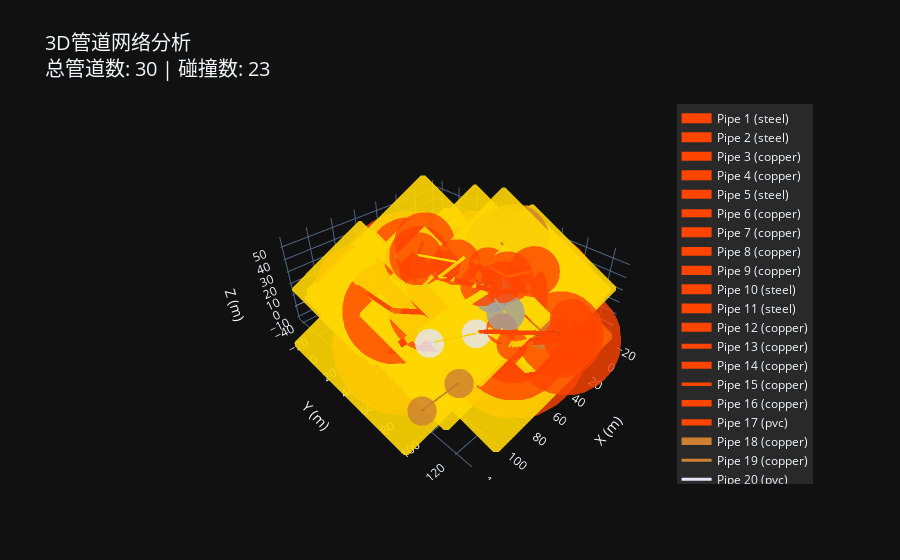

The notebook cell this image was saved under:
### Code cell
import plotly.graph_objects as go
import numpy as np
from plotly.subplots import make_subplots

def visualize_network_3d_interactive(pipes, collision_info=None):
    """使用Plotly创建交互式3D可视化"""
    
    # 创建3D图形
    fig = go.Figure()
    
    # 材料颜色映射
    material_colors = {
        'steel': '#A0A0A0',  # 金属灰
        'copper': '#CD7F32',  # 铜色
        'pvc': '#E6E6FA'     # 浅紫色
    }
    
    # 创建碰撞字典
    collision_dict = {}
    if collision_info:
        for info in collision_info:
            collision_dict[info['pair']] = info
            collision_dict[(info['pair'][1], info['pair'][0])] = info
    
    # 绘制管道
    for i, pipe in enumerate(pipes):
        # 获取基础颜色和属性
        base_color = material_colors.get(pipe['material'], '#FFFFFF')
        
        # 检查是否发生碰撞
        is_collision = False
        for j in range(len(pipes)):
            if (i, j) in collision_dict:
                is_collision = True
                break
        
        # 设置管道颜色
        pipe_color = '#FF4500' if is_collision else base_color
        
        # 创建管道主体
        fig.add_trace(go.Scatter3d(
            x=[pipe['start'][0], pipe['end'][0]],
            y=[pipe['start'][1], pipe['end'][1]],
            z=[pipe['start'][2], pipe['end'][2]],
            mode='lines',
            line=dict(
                color=pipe_color,
                width=pipe['radius']*3
            ),
            name=f'Pipe {i+1} ({pipe["material"]})',
            hovertemplate=(
                f"管道 #{i+1}<br>" +
                f"材料: {pipe['material']}<br>" +
                f"压力: {pipe['pressure']:.2f} MPa<br>" +
                f"流量: {pipe['flow_rate']:.2f} m³/h<br>" +
                f"半径: {pipe['radius']:.2f} m"
            )
        ))
        
        # 添加端点球体
        fig.add_trace(go.Scatter3d(
            x=[pipe['start'][0], pipe['end'][0]],
            y=[pipe['start'][1], pipe['end'][1]],
            z=[pipe['start'][2], pipe['end'][2]],
            mode='markers',
            marker=dict(
                size=pipe['radius']*10,
                color=pipe_color,
                opacity=0.8
            ),
            showlegend=False
        ))
        
        # 添加弯头
        if pipe.get('bends'):
            bend_positions = np.array([bend['position'] for bend in pipe['bends']])
            if len(bend_positions) > 0:
                fig.add_trace(go.Scatter3d(
                    x=bend_positions[:, 0],
                    y=bend_positions[:, 1],
                    z=bend_positions[:, 2],
                    mode='markers',
                    marker=dict(
                        symbol='diamond',
                        size=pipe['radius']*12,
                        color='#FFD700',
                        opacity=0.9
                    ),
                    name=f'Pipe {i+1} Bends',
                    showlegend=False
                ))
    
    # 设置布局
    fig.update_layout(
        title=dict(
            text=f'3D管道网络分析<br>总管道数: {len(pipes)} | 碰撞数: {len(collision_info) if collision_info else 0}',
            font=dict(size=20)
        ),
        scene=dict(
            xaxis_title='X (m)',
            yaxis_title='Y (m)',
            zaxis_title='Z (m)',
            aspectmode='data',
            camera=dict(
                up=dict(x=0, y=0, z=1),
                center=dict(x=0, y=0, z=0),
                eye=dict(x=1.5, y=1.5, z=1.5)
            ),
            annotations=[
                dict(
                    showarrow=False,
                    x=0,
                    y=0,
                    z=0,
                    text="",
                    xanchor="left",
                    xshift=10,
                    opacity=0.7
                )
            ]
        ),
        showlegend=True,
        legend=dict(
            yanchor="top",
            y=0.99,
            xanchor="right",
            x=0.99,
            bgcolor="rgba(255, 255, 255, 0.1)"
        ),
        template="plotly_dark"
    )
    
    return fig

# 使用新的可视化函数
network = PipeNetwork(space_size=100)
pipes = network.create_complex_network(n_pipes=30)
collision_info = enhance_collision_detection(pipes)

# 创建交互式3D图形
fig = visualize_network_3d_interactive(pipes, collision_info)

# 显示结果
fig.show()

### Figure 1 — Plotly figure (JSON) as saved in the notebook; plotly's stock layout.template omitted (floating-point values rounded to 4 significant figures)
{"data": [{"hovertemplate": "管道 #1<br>材料: steel<br>压力: 0.89 MPa<br>流量: 127.72 m³/h<br>半径: 4.83 m", "line": {"color": "#FF4500", "width": 14.5}, "mode": "lines", "name": "Pipe 1 (steel)", "type": "scatter3d", "x": [0, 100], "y": [50, 50], "z": [10, 10]}, {"marker": {"color": "#FF4500", "opacity": 0.8, "size": 48.33}, "mode": "markers", "showlegend": false, "type": "scatter3d", "x": [0, 100], "y": [50, 50], "z": [10, 10]}, {"marker": {"color": "#FFD700", "opacity": 0.9, "size": 57.99, "symbol": "diamond"}, "mode": "markers", "name": "Pipe 1 Bends", "showlegend": false, "type": "scatter3d", "x": [60.47, 96.31], "y": [50, 50], "z": [10, 10]}, {"hovertemplate": "管道 #2<br>材料: steel<br>压力: 0.85 MPa<br>流量: 131.61 m³/h<br>半径: 5.05 m", "line": {"color": "#FF4500", "width": 15.16}, "mode": "lines", "name": "Pipe 2 (steel)", "type": "scatter3d", "x": [50, 50], "y": [0, 100], "z": [10, 10]}, {"marker": {"color": "#FF4500", "opacity": 0.8, "size": 50.52}, "mode": "markers", "showlegend": false, "type": "scatter3d", "x": [50, 50], "y": [0, 100], "z": [10, 10]}, {"marker": {"color": "#FFD700", "opacity": 0.9, "size": 60.62, "symbol": "diamond"}, "mode": "markers", "name": "Pipe 2 Bends", "showlegend": false, "type": "scatter3d", "x": [50, 50], "y": [14.7, 85.4], "z": [10, 10]}, {"hovertemplate": "管道 #3<br>材料: copper<br>压力: 0.57 MPa<br>流量: 86.51 m³/h<br>半径: 2.99 m", "line": {"color": "#FF4500", "width": 8.966}, "mode": "lines", "name": "Pipe 3 (copper)", "type": "scatter3d", "x": [50, 21.55], "y": [0, -33.94], "z": [10, 2.95]}, {"marker": {"color": "#FF4500", "opacity": 0.8, "size": 29.89}, "mode": "markers", "showlegend": false, "type": "scatter3d", "x": [50, 21.55], "y": [0, -33.94], "z": [10, 2.95]}, {"hovertemplate": "管道 #4<br>材料: copper<br>压力: 0.76 MPa<br>流量: 57.61 m³/h<br>半径: 3.81 m", "line": {"color": "#FF4500", "width": 11.43}, "mode": "lines", "name": "Pipe 4 (copper)", "type": "scatter3d", "x": [50, 32.46], "y": [100, 126.0], "z": [10, 19.58]}, {"marker": {"color": "#FF4500", "opacity": 0.8, "size": 38.11}, "mode": "markers", "showlegend": false, "type": "scatter3d", "x": [50, 32.46], "y": [100, 126.0], "z": [10, 19.58]}, {"hovertemplate": "管道 #5<br>材料: steel<br>压力: 0.54 MPa<br>流量: 63.91 m³/h<br>半径: 2.95 m", "line": {"color": "#FF4500", "width": 8.858}, "mode": "lines", "name": "Pipe 5 (steel)", "type": "scatter3d", "x": [77.58, 83.93], "y": [15.34, -17.84], "z": [5.652, 13.61]}, {"marker": {"color": "#FF4500", "opacity": 0.8, "size": 29.53}, "mode": "markers", "showlegend": false, "type": "scatter3d", "x": [77.58, 83.93], "y": [15.34, -17.84], "z": [5.652, 13.61]}, {"marker": {"color": "#FFD700", "opacity": 0.9, "size": 35.43, "symbol": "diamond"}, "mode": "markers", "name": "Pipe 5 Bends", "showlegend": false, "type": "scatter3d", "x": [83.53, 81.28], "y": [-15.73, -3.997], "z": [13.11, 10.29]}, {"hovertemplate": "管道 #6<br>材料: copper<br>压力: 0.72 MPa<br>流量: 52.73 m³/h<br>半径: 2.63 m", "line": {"color": "#FF4500", "width": 7.897}, "mode": "lines", "name": "Pipe 6 (copper)", "type": "scatter3d", "x": [50, 41.24], "y": [100, 126.3], "z": [10, 29.68]}, {"marker": {"color": "#FF4500", "opacity": 0.8, "size": 26.32}, "mode": "markers", "showlegend": false, "type": "scatter3d", "x": [50, 41.24], "y": [100, 126.3], "z": [10, 29.68]}, {"hovertemplate": "管道 #7<br>材料: copper<br>压力: 0.54 MPa<br>流量: 98.62 m³/h<br>半径: 3.64 m", "line": {"color": "#FF4500", "width": 10.91}, "mode": "lines", "name": "Pipe 7 (copper)", "type": "scatter3d", "x": [77.58, 49.53], "y": [15.34, 38.87], "z": [5.652, 1.056]}, {"marker": {"color": "#FF4500", "opacity": 0.8, "size": 36.37}, "mode": "markers", "showlegend": false, "type": "scatter3d", "x": [77.58, 49.53], "y": [15.34, 38.87], "z": [5.652, 1.056]}, {"marker": {"color": "#FFD700", "opacity": 0.9, "size": 43.65, "symbol": "diamond"}, "mode": "markers", "name": "Pipe 7 Bends", "showlegend": false, "type": "scatter3d", "x": [50.49, 50.95], "y": [38.06, 37.68], "z": [1.214, 1.29]}, {"hovertemplate": "管道 #8<br>材料: copper<br>压力: 0.79 MPa<br>流量: 77.65 m³/h<br>半径: 2.89 m", "line": {"color": "#FF4500", "width": 8.658}, "mode": "lines", "name": "Pipe 8 (copper)", "type": "scatter3d", "x": [62.61, 43.09], "y": [36.71, -0.1513], "z": [10.19, 17.06]}, {"marker": {"color": "#FF4500", "opacity": 0.8, "size": 28.86}, "mode": "markers", "showlegend": false, "type": "scatter3d", "x": [62.61, 43.09], "y": [36.71, -0.1513], "z": [10.19, 17.06]}, {"marker": {"color": "#FFD700", "opacity": 0.9, "size": 34.63, "symbol": "diamond"}, "mode": "markers", "name": "Pipe 8 Bends", "showlegend": false, "type": "scatter3d", "x": [47.13], "y": [7.478], "z": [15.64]}, {"hovertemplate": "管道 #9<br>材料: copper<br>压力: 0.76 MPa<br>流量: 91.66 m³/h<br>半径: 3.11 m", "line": {"color": "#FF4500", "width": 9.344}, "mode": "lines", "name": "Pipe 9 (copper)", "type": "scatter3d", "x": [55.44, 62.24], "y": [91.31, 55.92], "z": [48.55, 45.62]}, {"marker": {"color": "#FF4500", "opacity": 0.8, "size": 31.15}, "mode": "markers", "showlegend": false, "type": "scatter3d", "x": [55.44, 62.24], "y": [91.31, 55.92], "z": [48.55, 45.62]}, {"hovertemplate": "管道 #10<br>材料: steel<br>压力: 0.63 MPa<br>流量: 54.09 m³/h<br>半径: 3.64 m", "line": {"color": "#FF4500", "width": 10.92}, "mode": "lines", "name": "Pipe 10 (steel)", "type": "scatter3d", "x": [55.44, 17.78], "y": [91.31, 95.45], "z": [48.55, 37.89]}, {"marker": {"color": "#FF4500", "opacity": 0.8, "size": 36.39}, "mode": "markers", "showlegend": false, "type": "scatter3d", "x": [55.44, 17.78], "y": [91.31, 95.45], "z": [48.55, 37.89]}, {"marker": {"color": "#FFD700", "opacity": 0.9, "size": 43.67, "symbol": "diamond"}, "mode": "markers", "name": "Pipe 10 Bends", "showlegend": false, "type": "scatter3d", "x": [27.5, 32.61], "y": [94.38, 93.82], "z": [40.64, 42.09]}, {"hovertemplate": "管道 #11<br>材料: steel<br>压力: 0.74 MPa<br>流量: 71.83 m³/h<br>半径: 3.27 m", "line": {"color": "#FF4500", "width": 9.81}, "mode": "lines", "name": "Pipe 11 (steel)", "type": "scatter3d", "x": [55.44, 44.87], "y": [91.31, 60.12], "z": [48.55, 55.37]}, {"marker": {"color": "#FF4500", "opacity": 0.8, "size": 32.7}, "mode": "markers", "showlegend": false, "type": "scatter3d", "x": [55.44, 44.87], "y": [91.31, 60.12], "z": [48.55, 55.37]}, {"marker": {"color": "#FFD700", "opacity": 0.9, "size": 39.24, "symbol": "diamond"}, "mode": "markers", "name": "Pipe 11 Bends", "showlegend": false, "type": "scatter3d", "x": [45.39], "y": [61.64], "z": [55.04]}, {"hovertemplate": "管道 #12<br>材料: copper<br>压力: 0.52 MPa<br>流量: 92.20 m³/h<br>半径: 3.01 m", "line": {"color": "#FF4500", "width": 9.019}, "mode": "lines", "name": "Pipe 12 (copper)", "type": "scatter3d", "x": [41.24, 73.02], "y": [126.3, 95.9], "z": [29.68, 32.14]}, {"marker": {"color": "#FF4500", "opacity": 0.8, "size": 30.06}, "mode": "markers", "showlegend": false, "type": "scatter3d", "x": [41.24, 73.02], "y": [126.3, 95.9], "z": [29.68, 32.14]}, {"hovertemplate": "管道 #13<br>材料: copper<br>压力: 0.36 MPa<br>流量: 37.70 m³/h<br>半径: 1.70 m", "line": {"color": "#FF4500", "width": 5.087}, "mode": "lines", "name": "Pipe 13 (copper)", "type": "scatter3d", "x": [21.55, 6.878], "y": [-33.94, -40.79], "z": [2.95, 2.504]}, {"marker": {"color": "#FF4500", "opacity": 0.8, "size": 16.96}, "mode": "markers", "showlegend": false, "type": "scatter3d", "x": [21.55, 6.878], "y": [-33.94, -40.79], "z": [2.95, 2.504]}, {"marker": {"color": "#FFD700", "opacity": 0.9, "size": 20.35, "symbol": "diamond"}, "mode": "markers", "name": "Pipe 13 Bends", "showlegend": false, "type": "scatter3d", "x": [10.44], "y": [-39.13], "z": [2.612]}, {"hovertemplate": "管道 #14<br>材料: copper<br>压力: 0.23 MPa<br>流量: 14.53 m³/h<br>半径: 2.34 m", "line": {"color": "#FF4500", "width": 7.014}, "mode": "lines", "name": "Pipe 14 (copper)", "type": "scatter3d", "x": [73.02, 62.22], "y": [95.9, 78.16], "z": [32.14, 14.27]}, {"marker": {"color": "#FF4500", "opacity": 0.8, "size": 23.38}, "mode": "markers", "showlegend": false, "type": "scatter3d", "x": [73.02, 62.22], "y": [95.9, 78.16], "z": [32.14, 14.27]}, {"marker": {"color": "#FFD700", "opacity": 0.9, "size": 28.06, "symbol": "diamond"}, "mode": "markers", "name": "Pipe 14 Bends", "showlegend": false, "type": "scatter3d", "x": [68.75, 62.68], "y": [88.88, 78.91], "z": [25.07, 15.03]}, {"hovertemplate": "管道 #15<br>材料: copper<br>压力: 0.46 MPa<br>流量: 45.81 m³/h<br>半径: 1.13 m", "line": {"color": "#FF4500", "width": 3.376}, "mode": "lines", "name": "Pipe 15 (copper)", "type": "scatter3d", "x": [62.24, 61.64], "y": [55.92, 46.09], "z": [45.62, 41.08]}, {"marker": {"color": "#FF4500", "opacity": 0.8, "size": 11.25}, "mode": "markers", "showlegend": false, "type": "scatter3d", "x": [62.24, 61.64], "y": [55.92, 46.09], "z": [45.62, 41.08]}, {"marker": {"color": "#FFD700", "opacity": 0.9, "size": 13.5, "symbol": "diamond"}, "mode": "markers", "name": "Pipe 15 Bends", "showlegend": false, "type": "scatter3d", "x": [62.14, 62.18], "y": [54.26, 54.95], "z": [44.86, 45.18]}, {"hovertemplate": "管道 #16<br>材料: copper<br>压力: 0.31 MPa<br>流量: 18.47 m³/h<br>半径: 2.21 m", "line": {"color": "#FF4500", "width": 6.617}, "mode": "lines", "name": "Pipe 16 (copper)", "type": "scatter3d", "x": [61.64, 39.72], "y": [46.09, 48.5], "z": [41.08, 47.99]}, {"marker": {"color": "#FF4500", "opacity": 0.8, "size": 22.06}, "mode": "markers", "showlegend": false, "type": "scatter3d", "x": [61.64, 39.72], "y": [46.09, 48.5], "z": [41.08, 47.99]}, {"marker": {"color": "#FFD700", "opacity": 0.9, "size": 26.47, "symbol": "diamond"}, "mode": "markers", "name": "Pipe 16 Bends", "showlegend": false, "type": "scatter3d", "x": [60.95, 46.24], "y": [46.17, 47.78], "z": [41.3, 45.94]}, {"hovertemplate": "管道 #17<br>材料: pvc<br>压力: 0.34 MPa<br>流量: 42.75 m³/h<br>半径: 2.07 m", "line": {"color": "#FF4500", "width": 6.211}, "mode": "lines", "name": "Pipe 17 (pvc)", "type": "scatter3d", "x": [55.89, 41.58], "y": [19.97, 9.69], "z": [44.37, 45.3]}, {"marker": {"color": "#FF4500", "opacity": 0.8, "size": 20.7}, "mode": "markers", "showlegend": false, "type": "scatter3d", "x": [55.89, 41.58], "y": [19.97, 9.69], "z": [44.37, 45.3]}, {"hovertemplate": "管道 #18<br>材料: copper<br>压力: 0.30 MPa<br>流量: 25.94 m³/h<br>半径: 2.48 m", "line": {"color": "#CD7F32", "width": 7.448}, "mode": "lines", "name": "Pipe 18 (copper)", "type": "scatter3d", "x": [2.745, -21.2], "y": [48.63, 41.01], "z": [42.69, 35.14]}, {"marker": {"color": "#CD7F32", "opacity": 0.8, "size": 24.83}, "mode": "markers", "showlegend": false, "type": "scatter3d", "x": [2.745, -21.2], "y": [48.63, 41.01], "z": [42.69, 35.14]}, {"marker": {"color": "#FFD700", "opacity": 0.9, "size": 29.79, "symbol": "diamond"}, "mode": "markers", "name": "Pipe 18 Bends", "showlegend": false, "type": "scatter3d", "x": [-2.008], "y": [47.12], "z": [41.19]}, {"hovertemplate": "管道 #19<br>材料: copper<br>压力: 0.37 MPa<br>流量: 18.34 m³/h<br>半径: 1.02 m", "line": {"color": "#CD7F32", "width": 3.059}, "mode": "lines", "name": "Pipe 19 (copper)", "type": "scatter3d", "x": [91.87, 116.8], "y": [94.03, 88.24], "z": [2.011, -6.597]}, {"marker": {"color": "#CD7F32", "opacity": 0.8, "size": 10.2}, "mode": "markers", "showlegend": false, "type": "scatter3d", "x": [91.87, 116.8], "y": [94.03, 88.24], "z": [2.011, -6.597]}, {"hovertemplate": "管道 #20<br>材料: pvc<br>压力: 0.45 MPa<br>流量: 37.04 m³/h<br>半径: 1.00 m", "line": {"color": "#E6E6FA", "width": 3.014}, "mode": "lines", "name": "Pipe 20 (pvc)", "type": "scatter3d", "x": [67.6, 90.96], "y": [84.96, 67.74], "z": [20.72, 16.79]}, {"marker": {"color": "#E6E6FA", "opacity": 0.8, "size": 10.05}, "mode": "markers", "showlegend": false, "type": "scatter3d", "x": [67.6, 90.96], "y": [84.96, 67.74], "z": [20.72, 16.79]}, {"hovertemplate": "管道 #21<br>材料: steel<br>压力: 0.39 MPa<br>流量: 22.96 m³/h<br>半径: 1.34 m", "line": {"color": "#FF4500", "width": 4.017}, "mode": "lines", "name": "Pipe 21 (steel)", "type": "scatter3d", "x": [35.61, 41.77], "y": [81.08, 69.87], "z": [45.97, 51.45]}, {"marker": {"color": "#FF4500", "opacity": 0.8, "size": 13.39}, "mode": "markers", "showlegend": false, "type": "scatter3d", "x": [35.61, 41.77], "y": [81.08, 69.87], "z": [45.97, 51.45]}, {"marker": {"color": "#FFD700", "opacity": 0.9, "size": 16.07, "symbol": "diamond"}, "mode": "markers", "name": "Pipe 21 Bends", "showlegend": false, "type": "scatter3d", "x": [36.36], "y": [79.71], "z": [46.64]}, {"hovertemplate": "管道 #22<br>材料: copper<br>压力: 0.25 MPa<br>流量: 48.04 m³/h<br>半径: 1.16 m", "line": {"color": "#CD7F32", "width": 3.481}, "mode": "lines", "name": "Pipe 22 (copper)", "type": "scatter3d", "x": [6.478, 5.108], "y": [66.98, 94.21], "z": [1.473, -10.41]}, {"marker": {"color": "#CD7F32", "opacity": 0.8, "size": 11.6}, "mode": "markers", "showlegend": false, "type": "scatter3d", "x": [6.478, 5.108], "y": [66.98, 94.21], "z": [1.473, -10.41]}, {"marker": {"color": "#FFD700", "opacity": 0.9, "size": 13.92, "symbol": "diamond"}, "mode": "markers", "name": "Pipe 22 Bends", "showlegend": false, "type": "scatter3d", "x": [5.873, 5.994], "y": [79.01, 76.6], "z": [-3.78, -2.726]}, {"hovertemplate": "管道 #23<br>材料: copper<br>压力: 0.26 MPa<br>流量: 36.22 m³/h<br>半径: 1.28 m", "line": {"color": "#FF4500", "width": 3.852}, "mode": "lines", "name": "Pipe 23 (copper)", "type": "scatter3d", "x": [6.878, 4.854], "y": [-40.79, -26.47], "z": [2.504, 0.1468]}, {"marker": {"color": "#FF4500", "opacity": 0.8, "size": 12.84}, "mode": "markers", "showlegend": false, "type": "scatter3d", "x": [6.878, 4.854], "y": [-40.79, -26.47], "z": [2.504, 0.1468]}, {"marker": {"color": "#FFD700", "opacity": 0.9, "size": 15.41, "symbol": "diamond"}, "mode": "markers", "name": "Pipe 23 Bends", "showlegend": false, "type": "scatter3d", "x": [5.494], "y": [-31.0], "z": [0.8914]}, {"hovertemplate": "管道 #24<br>材料: pvc<br>压力: 0.43 MPa<br>流量: 24.39 m³/h<br>半径: 1.08 m", "line": {"color": "#FF4500", "width": 3.242}, "mode": "lines", "name": "Pipe 24 (pvc)", "type": "scatter3d", "x": [50, 43.34], "y": [100, 85.92], "z": [10, 10.88]}, {"marker": {"color": "#FF4500", "opacity": 0.8, "size": 10.81}, "mode": "markers", "showlegend": false, "type": "scatter3d", "x": [50, 43.34], "y": [100, 85.92], "z": [10, 10.88]}, {"hovertemplate": "管道 #25<br>材料: copper<br>压力: 0.47 MPa<br>流量: 12.92 m³/h<br>半径: 1.78 m", "line": {"color": "#FF4500", "width": 5.334}, "mode": "lines", "name": "Pipe 25 (copper)", "type": "scatter3d", "x": [35.61, 22.7], "y": [81.08, 91.69], "z": [45.97, 48.96]}, {"marker": {"color": "#FF4500", "opacity": 0.8, "size": 17.78}, "mode": "markers", "showlegend": false, "type": "scatter3d", "x": [35.61, 22.7], "y": [81.08, 91.69], "z": [45.97, 48.96]}, {"hovertemplate": "管道 #26<br>材料: steel<br>压力: 0.49 MPa<br>流量: 44.74 m³/h<br>半径: 1.50 m", "line": {"color": "#FF4500", "width": 4.487}, "mode": "lines", "name": "Pipe 26 (steel)", "type": "scatter3d", "x": [32.46, 14.78], "y": [126.0, 118.8], "z": [19.58, 20.57]}, {"marker": {"color": "#FF4500", "opacity": 0.8, "size": 14.96}, "mode": "markers", "showlegend": false, "type": "scatter3d", "x": [32.46, 14.78], "y": [126.0, 118.8], "z": [19.58, 20.57]}, {"hovertemplate": "管道 #27<br>材料: steel<br>压力: 0.42 MPa<br>流量: 44.37 m³/h<br>半径: 1.33 m", "line": {"color": "#A0A0A0", "width": 3.985}, "mode": "lines", "name": "Pipe 27 (steel)", "type": "scatter3d", "x": [17.89, 9.196], "y": [68.97, 48.15], "z": [0.5606, 2.794]}, {"marker": {"color": "#A0A0A0", "opacity": 0.8, "size": 13.28}, "mode": "markers", "showlegend": false, "type": "scatter3d", "x": [17.89, 9.196], "y": [68.97, 48.15], "z": [0.5606, 2.794]}, {"hovertemplate": "管道 #28<br>材料: copper<br>压力: 0.38 MPa<br>流量: 25.25 m³/h<br>半径: 1.08 m", "line": {"color": "#FF4500", "width": 3.234}, "mode": "lines", "name": "Pipe 28 (copper)", "type": "scatter3d", "x": [43.09, 27.85], "y": [-0.1513, 16.38], "z": [17.06, 21.63]}, {"marker": {"color": "#FF4500", "opacity": 0.8, "size": 10.78}, "mode": "markers", "showlegend": false, "type": "scatter3d", "x": [43.09, 27.85], "y": [-0.1513, 16.38], "z": [17.06, 21.63]}, {"hovertemplate": "管道 #29<br>材料: steel<br>压力: 0.28 MPa<br>流量: 43.34 m³/h<br>半径: 1.45 m", "line": {"color": "#FF4500", "width": 4.356}, "mode": "lines", "name": "Pipe 29 (steel)", "type": "scatter3d", "x": [0, 15.62], "y": [50, 42.76], "z": [10, 10.9]}, {"marker": {"color": "#FF4500", "opacity": 0.8, "size": 14.52}, "mode": "markers", "showlegend": false, "type": "scatter3d", "x": [0, 15.62], "y": [50, 42.76], "z": [10, 10.9]}, {"hovertemplate": "管道 #30<br>材料: steel<br>压力: 0.48 MPa<br>流量: 48.83 m³/h<br>半径: 1.60 m", "line": {"color": "#FF4500", "width": 4.81}, "mode": "lines", "name": "Pipe 30 (steel)", "type": "scatter3d", "x": [55.89, 39.74], "y": [19.97, 40.28], "z": [44.37, 40.83]}, {"marker": {"color": "#FF4500", "opacity": 0.8, "size": 16.03}, "mode": "markers", "showlegend": false, "type": "scatter3d", "x": [55.89, 39.74], "y": [19.97, 40.28], "z": [44.37, 40.83]}], "layout": {"legend": {"bgcolor": "rgba(255, 255, 255, 0.1)", "x": 0.99, "xanchor": "right", "y": 0.99, "yanchor": "top"}, "scene": {"annotations": [{"opacity": 0.7, "showarrow": false, "text": "", "x": 0, "xanchor": "left", "xshift": 10, "y": 0, "z": 0}], "aspectmode": "data", "camera": {"center": {"x": 0, "y": 0, "z": 0}, "eye": {"x": 1.5, "y": 1.5, "z": 1.5}, "up": {"x": 0, "y": 0, "z": 1}}, "xaxis": {"title": {"text": "X (m)"}}, "yaxis": {"title": {"text": "Y (m)"}}, "zaxis": {"title": {"text": "Z (m)"}}}, "showlegend": true, "title": {"font": {"size": 20}, "text": "3D管道网络分析<br>总管道数: 30 | 碰撞数: 23"}}}
